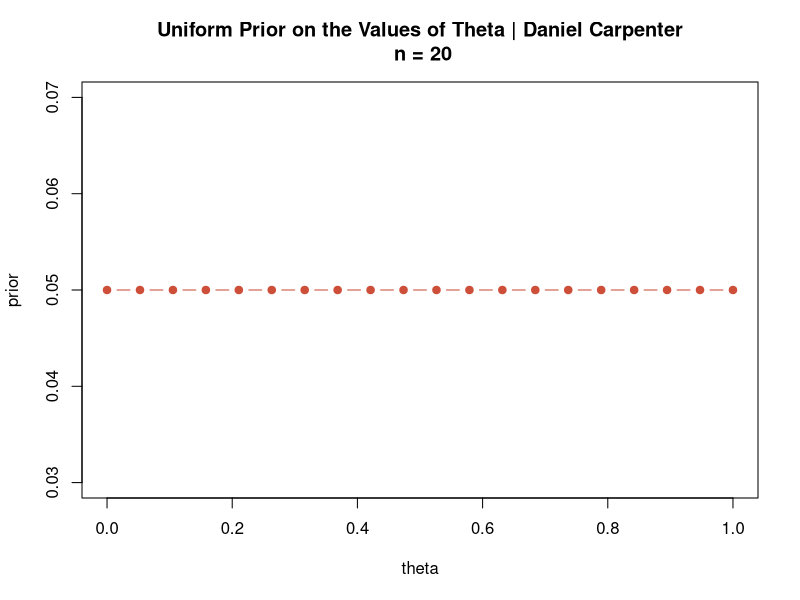
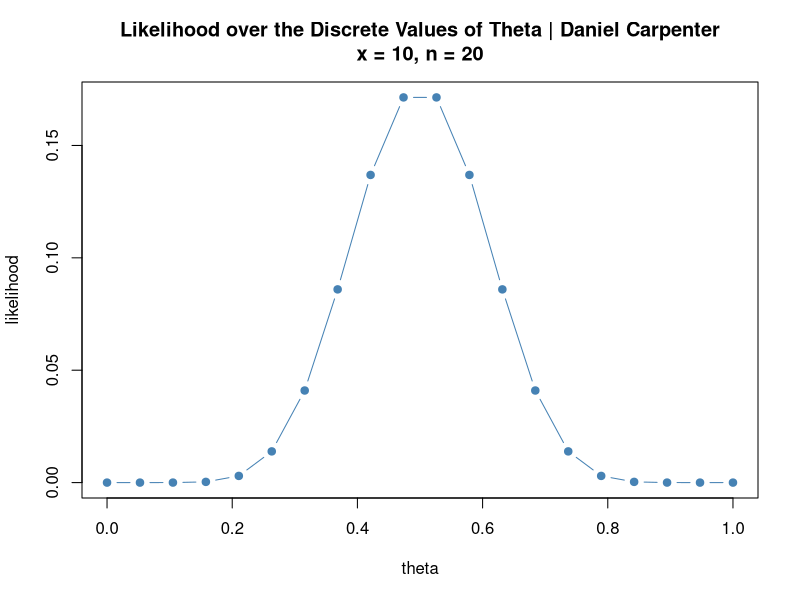
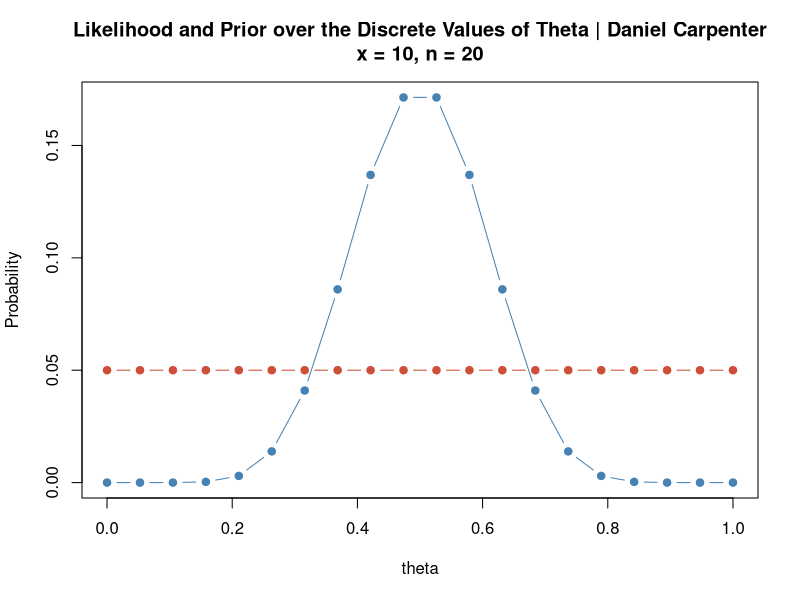
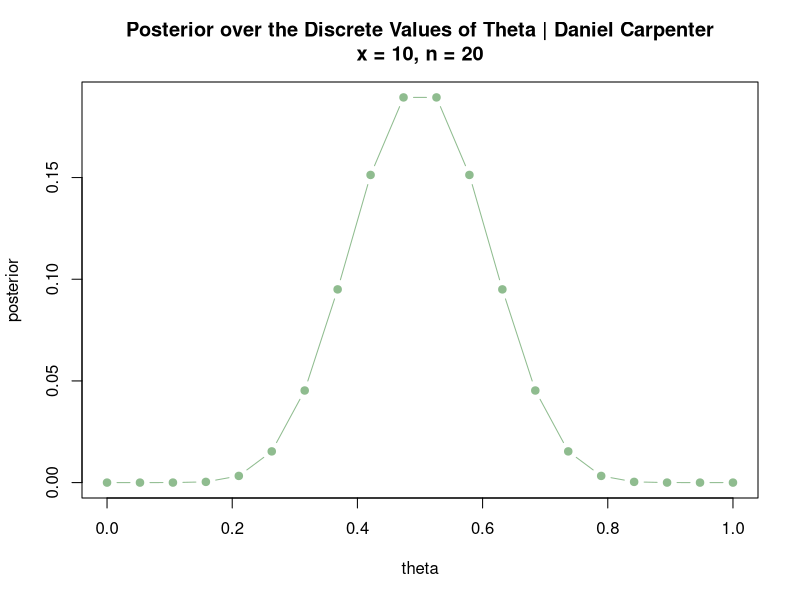
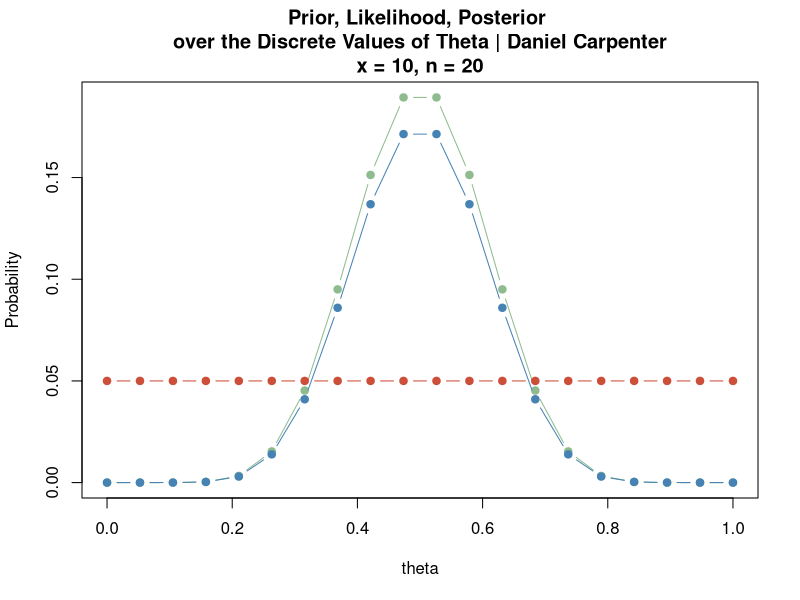
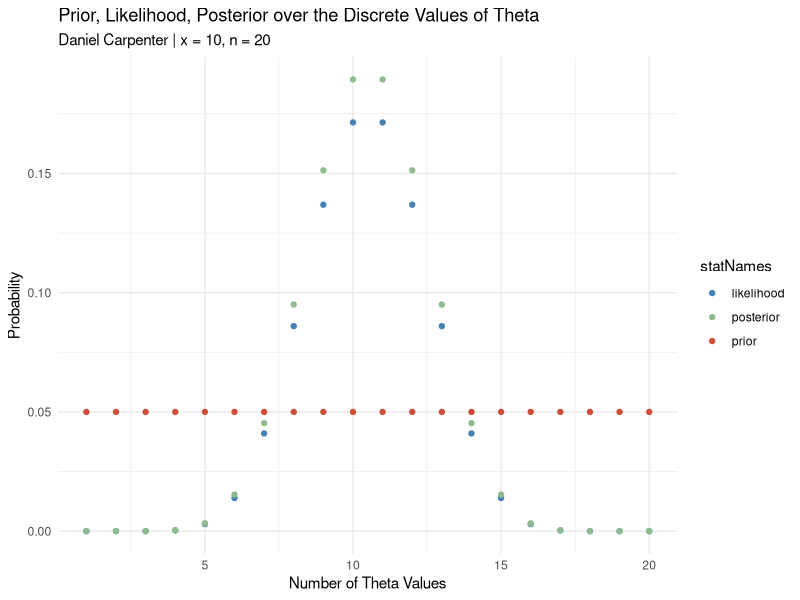
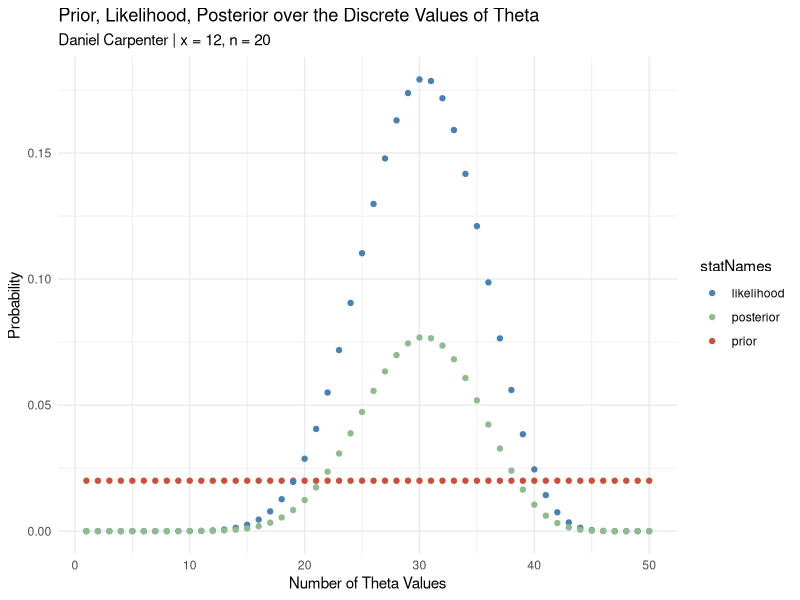
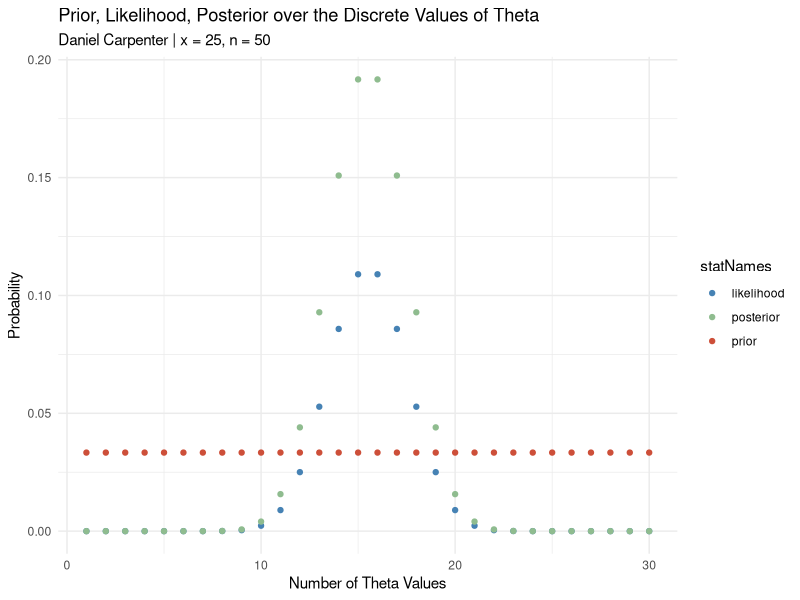

Source code (R) for these figures, in order:
## ---- chunk 1
knitr::opts_chunk$set(echo = TRUE)
## ---- chunk 2
# Probability of success given N number of trials
from = 0
to   = 1
n    = 10

theta <- seq(from, to, length = n)

# Point Estimate for Theta
pointEst <- mean(theta)
pointEst
## ---- chunk 3
classicalEst <- pointEst + c(-1, 1) * 1.95 * sqrt(pointEst*(1 - pointEst) / n)
classicalEst
## ---- chunk 4
print(paste0("We can be 95% confident that the true value of theta will be between ",
             round(classicalEst[1], 4), " and ", round(classicalEst[2], 4), 
             " (rounded to 4 decimal places) if repreated samples were taken."))
## ---- chunk 5
print(paste0("There are ", n, " number of samples used to make the interval."))
## ---- chunk 6
print(paste0("An infinite number of samples are assumed to give this interpretation"))
## ---- chunk 7
# Probability of success given N number of trials
from = 0
to   = 1
n    = 20

theta <- seq(from, to, length = n)
## ---- chunk 8
# Define some colors for the later plots
red   = 'tomato3'
blue  = 'steelblue'
green = 'darkseagreen'

# NOTE THAT COLORS CONSISTENT FOR PRIOR, LIK, AND POST
# BUT UNABLE TO TELL WHICH TO ASIGN BASED ON GRAPH IN LAB
colorPalette <- c(blue, green, red)
## ---- chunk 9
prior = rep(1/n, n)

priorPlot <- plot(x = theta, y = prior, 
                  main = paste0("Uniform Prior on the Values of Theta | Daniel Carpenter\n n = ", n),
                  type = "b", pch = 19, col = red)
## ---- chunk 10
# Substitute Dummy Input value for `x`
numSuccesses = round(n / 2)

likelihood  = dbinom(x=numSuccesses, size = n, prob = theta)
## ---- chunk 11
likelihoodPlot <- plot(x = theta, y = likelihood, 
                       main = paste0("Likelihood over the Discrete Values of Theta | Daniel Carpenter\n",
                                     "x = ", numSuccesses, ", n = ", n),
                       type = "b", pch = 19, col = blue)
## ---- chunk 12
# Plot the likelihood
plot(x = theta, y = likelihood, 
                     main = paste0("Likelihood and Prior over the Discrete Values of Theta | Daniel Carpenter\n",
                                   "x = ", numSuccesses, ", n = ", n),
     ylab = "Probability",
                     type = "b", pch = 19, col = blue)

# Plot the Prior
lines(x = theta, y = prior, type = "b", pch = 19, col = red)
## ---- chunk 13
# Calculate the Prior x the Likelihood
h <-  prior * likelihood

# Get the posterior Distribution
posterior = h / sum(h)

# Plot of only the posterior
plot(x = theta, y = posterior,
     main = paste0("Posterior over the Discrete Values of Theta | Daniel Carpenter\n",
                   "x = ", numSuccesses, ", n = ", n),
     type = "b", pch = 19, col = green)
## ---- chunk 14
# Plot the Posterior
plot(x = theta, y = posterior, 
                     main = paste0("Prior, Likelihood, Posterior \nover the Discrete Values of Theta | Daniel Carpenter\n",
                                   "x = ", numSuccesses, ", n = ", n),
                     type = "b", pch = 19, col = green,
     ylab = "Probability")

# Prior
lines(x = theta, y = prior,     type = "b", pch = 19, col = red)

# Likelihood
lines(x = theta, y = likelihood, type = "b", pch = 19, col = blue)

## ---- chunk 15
# Get the length of theta
numRows <- length(theta)

bayesMatrix <- matrix(data = c(theta, prior, likelihood, h, posterior), 
                      nr = numRows, nc = 5, byrow = FALSE)
colnames(bayesMatrix) <- c("theta", "prior", "likelihood", "h", "posterior")

# Print Table
knitr::kable(bayesMatrix)

# Totals for each Column
knitr::kable(colSums(bayesMatrix))
## ---- chunk 16
## Number of Theta numbers to plot
thetaNumericValues = 1:numRows

## Convert to data fram for plotting
df <- as.data.frame(cbind(bayesMatrix, thetaNumericValues))


if(!require(tidyverse)) install.packages(tidyverse)
df <- df %>%
  
  # Select to only the needed data
  select(-h) %>%
  
  # Pivot y axis variables into single column for ggplot-ing
  pivot_longer(cols      = c("prior", "likelihood", "posterior"),
               values_to = "values",
               names_to  = "statNames")

# Plot it!
basePlot <- ggplot(df,
                   aes(x = thetaNumericValues,
                       y = values,
                       color = statNames)) +
  # Theme and colors
  theme_minimal() +
  scale_color_manual(values = colorPalette) +
  
  # Labels
  labs(title = "Prior, Likelihood, Posterior over the Discrete Values of Theta",
       subtitle = paste0("Daniel Carpenter | x = ", numSuccesses, ", n = ", n),
       x = 'Number of Theta Values', y = 'Probability') +

  # The points
  geom_point()

basePlot 

## ---- chunk 17
mybinpost <- function(n, x, theta, alpha) {
  
  # CALCULATIONS -------------------------------------------
    
    ## Get the length of theta
    numRows <- length(theta)
  
    ## Calculate prior assuming uniform distribution
    prior = rep(1/numRows, numRows)
  
    ## Calculate the likelihood
    likelihood  = dbinom(x=x, size=n, prob=theta)
    
    ## Calculate the Prior x the Likelihood
    h <-  prior * likelihood
    
    ## Get the posterior Distribution
    posterior = h / sum(h) 
    
    ## Consolidate into a matrix with row and column names
    bayesMatrix <- matrix(c(theta, prior, likelihood, h, posterior), 
                        nr = numRows, nc = 5, byrow = FALSE)
    colnames(bayesMatrix) <- c("theta", "prior", "likelihood", "h", "posterior")
    rownames(bayesMatrix)= c(rep("", numRows))

        
  # PLOTTING -----------------------------------------------
    
    ## Number of Theta numbers to plot
    thetaNumericValues = 1:numRows
    
    ## Convert to data frame for ggplot
    df <- as.data.frame(cbind(bayesMatrix, thetaNumericValues))
    
    
    if(!require(tidyverse)) install.packages(tidyverse)
    df <- df %>%
      
      ### Select to only the needed data
      select(-h) %>%
      
      ### Pivot y axis variables into single column for ggplot-ing
      pivot_longer(cols      = c("prior", "likelihood", "posterior"),
                   values_to = "values",
                   names_to  = "statNames")
    
    ## Plot it!
    basePlot <- ggplot(df,
                       aes(x = thetaNumericValues,
                           y = values,
                           color = statNames)) +
      ### Theme and colors
      theme_minimal() +
      scale_color_manual(values = colorPalette) +
      
      ### Labels
      labs(title = "Prior, Likelihood, Posterior over the Discrete Values of Theta",
           subtitle = paste0("Daniel Carpenter | x = ", x, ", n = ", n),
           x = 'Number of Theta Values', y = 'Probability')+ 
      
      ### Create the points
      geom_point()
    
    # Output Plot
    print(basePlot)
    
    
  # BCI & Point Est ------------------------------------------
    
    ## BCI
    cp = cumsum(posterior) # cumulative sum
    L = max(which(cp<alpha/2)) # this gives the max index where  cp < alpha/2
    U = min(which(cp > 1-alpha/2))
    BCI = df$theta[c(L,U)] # close to the desired BCI
    
    ## Bayesian point estimate is the posterior mean
    bayesPointEst <- mean(posterior)
    
    
  # RETURN DATA --------------------------------------------- 
    
    ## Used for latex output of a matrix
    if(!require(xtable)) install.packages(xtable)
    
    ## Return a list of relevant data
    return(list('bayesMatrix'      = bayesMatrix,
                'latexBayesMat'    = xtable(bayesMatrix),
                'numTrials'        = n,
                'numSuccesses'     = x,
                'bayesPointEst'    = bayesPointEst,
                'bayesCredIntvl95' = BCI))
}

## ---- chunk 18
mybinpost(n=20,x=12,theta = seq(0,1,length=50), alpha=0.05)
## ---- chunk 19
mybinpost(n=50, x=25, theta=seq(0,1,length=30), alpha=0.1)
